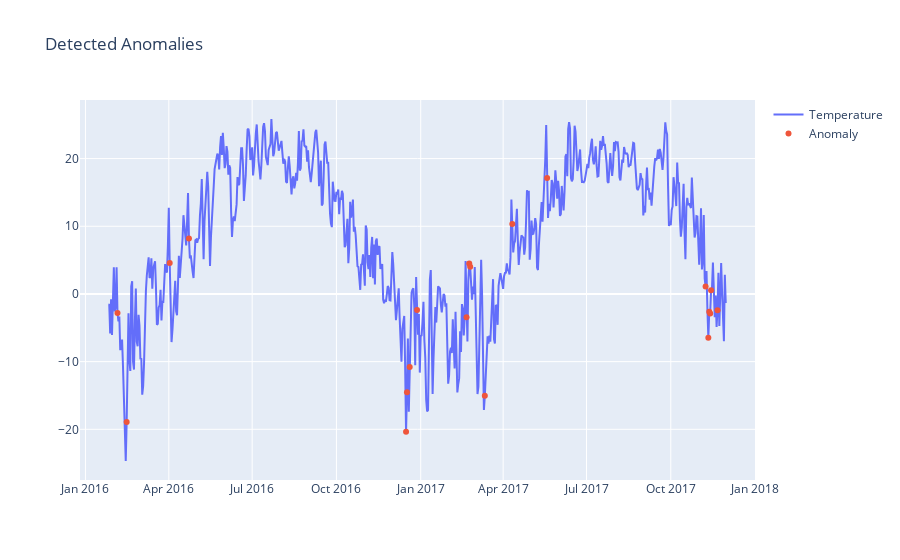

Write notebook code for a chart like this one.
### Code cell
fig = go.Figure()
fig.add_trace(go.Scatter(x=test_score_df['Date'], y=sc.inverse_transform(test_score_df['Temperature']) - 273.15, name = 'Temperature'))
fig.add_trace(go.Scatter(x = anomalies['Date'], y=sc.inverse_transform(anomalies['Temperature']) - 273.15, name = 'Anomaly', mode = 'markers'))
fig.update_layout(showlegend=True, title='Detected Anomalies')
fig.show()

### Figure 1 — Plotly figure (JSON) as saved in the notebook; plotly's stock layout.template omitted (floating-point values rounded to 4 significant figures; data arrays with more than 128 entries replaced by an {"elided": "..."} marker saying what was removed)
{"data": [{"name": "Temperature", "type": "scatter", "x": {"elided": "675 str values"}, "y": {"elided": "675 float values"}}, {"mode": "markers", "name": "Anomaly", "type": "scatter", "x": ["2016-02-05T00:00:00", "2016-02-15T00:00:00", "2016-04-02T00:00:00", "2016-04-23T00:00:00", "2016-12-16T00:00:00", "2016-12-17T00:00:00", "2016-12-20T00:00:00", "2016-12-28T00:00:00", "2017-02-20T00:00:00", "2017-02-23T00:00:00", "2017-02-24T00:00:00", "2017-03-12T00:00:00", "2017-04-11T00:00:00", "2017-05-19T00:00:00", "2017-11-08T00:00:00", "2017-11-11T00:00:00", "2017-11-12T00:00:00", "2017-11-13T00:00:00", "2017-11-14T00:00:00", "2017-11-21T00:00:00"], "y": [-2.821, -18.93, 4.59, 8.207, -20.36, -14.53, -10.81, -2.367, -3.441, 4.503, 4.02, -15.06, 10.34, 17.14, 1.106, -6.459, -2.642, -2.887, 0.5463, -2.393]}], "layout": {"showlegend": true, "title": {"text": "Detected Anomalies"}}}
